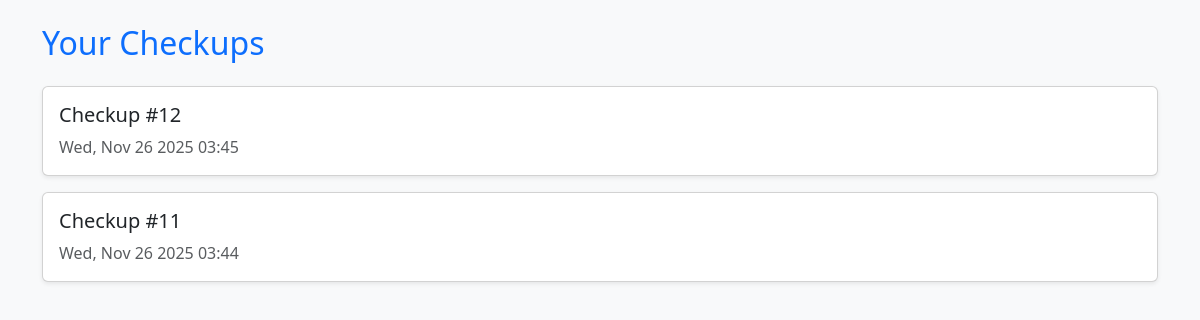
The page /checkups/ (signed in) on the database as committed earlier.
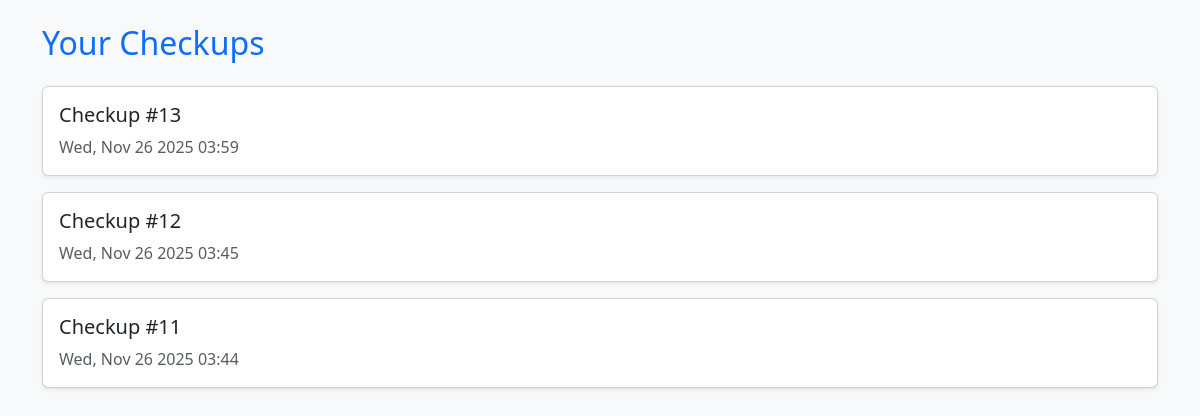
The same page on the database as committed later.
### checkup/models.py (models this page shows, shortened)
class CheckupSubmission(models.Model):
    user = models.ForeignKey(User, on_delete=models.CASCADE, related_name='checkups')
    created_at = models.DateTimeField(auto_now_add=True)

### checkup/views.py (the view)
# urls.py: path("checkups/", checkup_views.checkup_list_view, name="checkup_list"),
@login_required
def checkup_list_view(request):
    current_user = request.user
    checkups = CheckupSubmission.objects.filter(user=current_user).order_by('-created_at')
    return render(request, "checkup/checkup_list.html", {"checkups": checkups})

### checkup/templates/checkup/checkup_list.html (shortened to what this page needs)
<!DOCTYPE html>
<html>
<head>
    <link href="https://cdn.jsdelivr.net/npm/bootstrap@5.3.0/dist/css/bootstrap.min.css" rel="stylesheet">
</head>
<body class="bg-light p-4">
<div class="container">
    <h2 class="mb-4 text-primary">Your Checkups</h2>
    {% for checkup in checkups %}
    <a href="{% url 'checkup_detail' checkup.pk %}" class="text-decoration-none">
        <div class="card mb-3 p-3 shadow-sm">
            <h5 class="text-dark">Checkup #{{ checkup.id }}</h5>
            <p class="text-muted mb-0">{{ checkup.created_at|date:"D, M d Y H:i" }}</p>
        </div>
    </a>
    {% empty %}
        <p>No checkups found.</p>
    {% endfor %}
</div>
</body>
</html>

Rows that differ between the two databases and show on the page:
added CheckupSubmission: id "13", created_at "Wed, Nov 26 2025 03:59"
